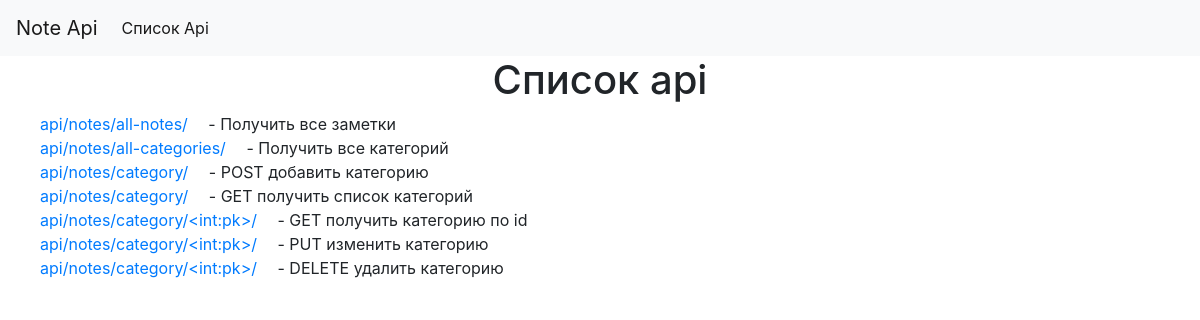
Page /api/ on the committed database.
### api_list/models.py (models this page shows, shortened)
class Api(models.Model):
    url = models.CharField(max_length=100)
    description = models.CharField(max_length=300)

### api_list/views.py (the view)
# urls.py: path("", get_all_api, name="get_all_api"),
def get_all_api(request, *args, **kwargs):
    all_api = Api.objects.all()
    context = {"api_list": all_api}
    return render(request, "api_list/api_list.html", context)

### templates/api_list/api_list.html
{% extends 'base.html' %}
{% block content %}
    <div class="container">
        <div class="row justify-content-md-center">
            <h1>Список api</h1>
        </div>
    </div>
    <div class="api-list ml-4">
        <ul class="list-unstyled">
            {% for api in api_list %}
                <li>
                    <a class="nav-link d-inline" href="/{{ api.url }}">{{ api.url }}</a> - {{ api.description }}
                </li>
            {% endfor %}
        </ul>
    </div>
{% endblock %}

### templates/base.html (shortened to what this page needs)
<!DOCTYPE html>
{% load static %}
<html lang="en" dir="ltr">
  <head>
      <link rel="stylesheet" href="https://cdn.jsdelivr.net/npm/bootstrap@4.5.3/dist/css/bootstrap.min.css">
  </head>
  <body>
    {% include 'header.html'  %}
    {% block content %}
    {% endblock %}
  </body>
</html>

### templates/header.html (shortened to what this page needs)
<nav class="navbar navbar-expand-lg navbar-light bg-light">
    <a class="navbar-brand" href="/">Note Api</a>
    <div class="collapse navbar-collapse" id="navbarSupportedContent">
      <ul class="navbar-nav mr-auto">
        <li class="nav-item active">
          <a class="nav-link" href="{% url 'api:get_all_api' %}">Список Api<span class="sr-only">(current)</span></a>
        </li>
      </ul>
    </div>
</nav>

### rows in the picture
Api: url "api/notes/all-notes/", description "Получить все заметки"
Api: url "api/notes/all-categories/", description "Получить все категорий"
Api: url "api/notes/category/", description "POST добавить категорию"
Api: url "api/notes/category/", description "GET получить список категорий"
Api: url "api/notes/category/<int:pk>/", description "GET получить категорию по id"
Api: url "api/notes/category/<int:pk>/", description "PUT изменить категорию"
Api: url "api/notes/category/<int:pk>/", description "DELETE удалить категорию"
